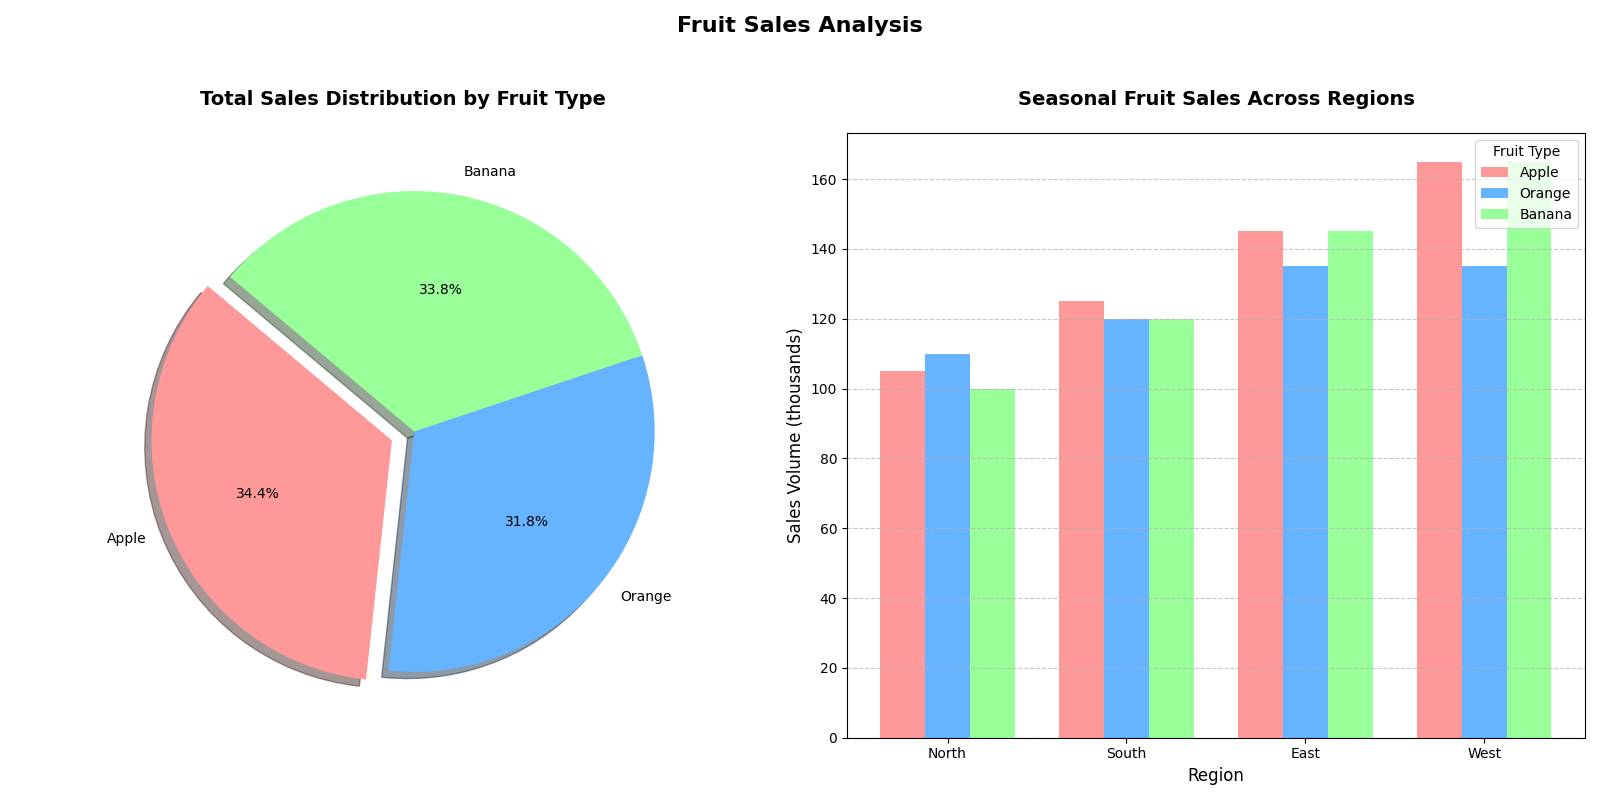

This figure's Python source:
import matplotlib.pyplot as plt
import numpy as np

regions = ['North', 'South', 'East', 'West']
seasons = ['Winter', 'Spring', 'Summer', 'Autumn']

# Sales volume data
apple_sales = np.array([
    [10, 15, 20, 25],
    [30, 35, 40, 45],
    [40, 45, 50, 55],
    [25, 30, 35, 40]
])
orange_sales = np.array([
    [20, 15, 10, 5],
    [25, 30, 35, 40],
    [35, 40, 45, 50],
    [30, 35, 45, 40]
])
banana_sales = np.array([
    [15, 20, 25, 30],
    [20, 25, 30, 35],
    [30, 35, 45, 50],
    [35, 40, 45, 50]
])

# Total sales for pie chart
total_apple_sales = apple_sales.sum()
total_orange_sales = orange_sales.sum()
total_banana_sales = banana_sales.sum()
labels = ['Apple', 'Orange', 'Banana']
sizes = [total_apple_sales, total_orange_sales, total_banana_sales]
colors = ['#ff9999', '#66b3ff', '#99ff99']
explode = (0.1, 0, 0)  # explode Apple slice for emphasis

# Create figure and subplots
fig, (ax2, ax1) = plt.subplots(1, 2, figsize=(16, 8))

# Plot pie chart
ax2.pie(sizes, explode=explode, labels=labels, colors=colors,
        autopct='%1.1f%%', shadow=True, startangle=140, textprops={'fontsize': 10})
ax2.axis('equal')
ax2.set_title('Total Sales Distribution by Fruit Type', fontsize=14, fontweight='bold', pad=20)

# Plot sales volume bar chart
x = np.arange(len(regions))
bar_width = 0.25

ax1.bar(x - bar_width, apple_sales.sum(axis=0), bar_width, label='Apple', color='#ff9999')
ax1.bar(x, orange_sales.sum(axis=0), bar_width, label='Orange', color='#66b3ff')
ax1.bar(x + bar_width, banana_sales.sum(axis=0), bar_width, label='Banana', color='#99ff99')

ax1.set_title('Seasonal Fruit Sales Across Regions', fontsize=14, fontweight='bold', pad=20)
ax1.set_xlabel('Region', fontsize=12)
ax1.set_ylabel('Sales Volume (thousands)', fontsize=12)
ax1.set_xticks(x)
ax1.set_xticklabels(regions, fontsize=10)
ax1.legend(title='Fruit Type', loc='upper right')
ax1.grid(axis='y', linestyle='--', alpha=0.7)

# Add a main title
fig.suptitle('Fruit Sales Analysis', fontsize=16, fontweight='bold', y=0.98)

# Adjust layout
plt.tight_layout(rect=[0, 0, 1, 0.95])

# Display the chart
plt.show()
